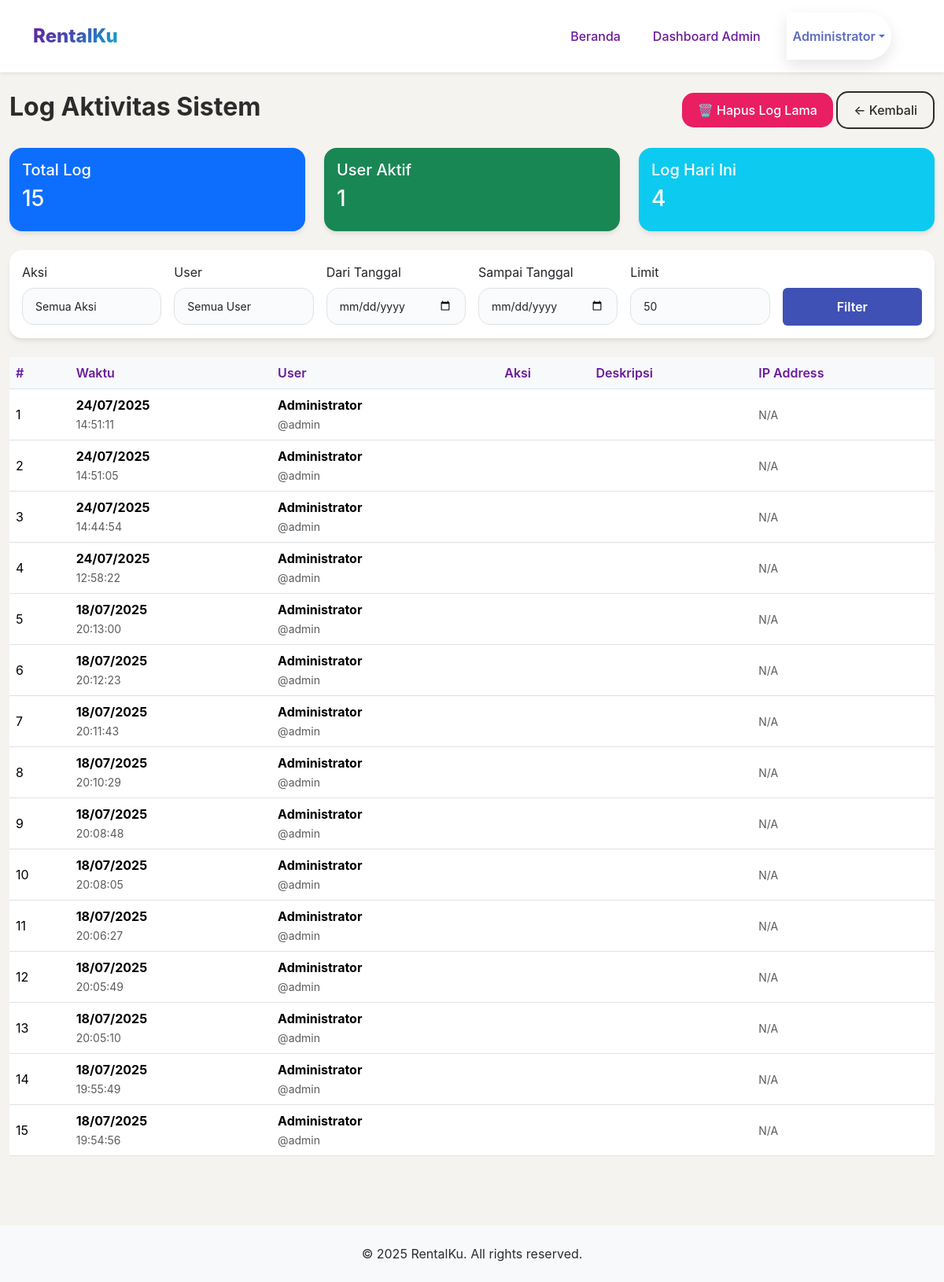
Screenshot of /admin/logs/index.php (signed in) with the database file from the repository.
### tables this page shows
CREATE TABLE `logs` (
  `id` int(10) UNSIGNED NOT NULL,
  `user_id` int(10) UNSIGNED DEFAULT NULL,
  `activity` text DEFAULT NULL,
  `created_at` timestamp NOT NULL DEFAULT current_timestamp()
);

CREATE TABLE `users` (
  `id` int(10) UNSIGNED NOT NULL,
  `username` varchar(50) NOT NULL,
  `password` varchar(50) NOT NULL,
  `full_name` varchar(100) NOT NULL,
  `email` varchar(100) DEFAULT NULL,
  `phone` varchar(20) DEFAULT NULL,
  `role_id` int(10) UNSIGNED NOT NULL,
  `created_at` timestamp NOT NULL DEFAULT current_timestamp()
);

### includes/functions.php (called while the page is built, shortened)
<?php
function h(?string $str): string
{
    if ($str === null || $str === '') return '';
    static $cache = [];
    $key = md5($str);
    if (!isset($cache[$key])) {
        $cache[$key] = htmlspecialchars($str, ENT_QUOTES, 'UTF-8');
    }
    return $cache[$key];
}

### admin/logs/index.php (the view, shortened to what this page needs)
<?php
require_once __DIR__.'/../../includes/db.php';
require_once __DIR__.'/../../includes/functions.php';
$date_from = $_GET['date_from'] ?? '';
$date_to = $_GET['date_to'] ?? '';
$limit = $_GET['limit'] ?? 50;
$sql = "SELECT l.*, u.full_name, u.username FROM logs l JOIN users u ON u.id = l.user_id";
$params = [];
$sql .= " ORDER BY l.created_at DESC LIMIT ?";
$params[] = (int)$limit;
$stmt = $pdo->prepare($sql);
$stmt->execute($params);
$logs = $stmt->fetchAll();
$users = $pdo->query("SELECT id, full_name FROM users ORDER BY full_name")->fetchAll();
$stats = $pdo->query("SELECT
    COUNT(*) as total_logs,
    COUNT(DISTINCT user_id) as active_users,
    COUNT(CASE WHEN DATE(created_at) = CURDATE() THEN 1 END) as today_logs
    FROM logs")->fetch();
include_once __DIR__.'/../../includes/header.php';
?>
<div class="container-fluid py-4">
    <div class="d-flex justify-content-between align-items-center mb-4">
        <h2 class="fw-bold">Log Aktivitas Sistem</h2>
        <div>
            <button class="btn btn-danger" onclick="clearLogs()">🗑️ Hapus Log Lama</button>
            <a href="../dashboard.php" class="btn btn-outline-secondary">← Kembali</a>
        </div>
    </div>
    <div class="row mb-4">
        <div class="col-md-4">
            <div class="card bg-primary text-white">
                <div class="card-body">
                    <h5>Total Log</h5>
                    <h3><?= number_format($stats['total_logs']) ?></h3>
                </div>
            </div>
        </div>
        <div class="col-md-4">
            <div class="card bg-success text-white">
                <div class="card-body">
                    <h5>User Aktif</h5>
                    <h3><?= number_format($stats['active_users']) ?></h3>
                </div>
            </div>
        </div>
        <div class="col-md-4">
            <div class="card bg-info text-white">
                <div class="card-body">
                    <h5>Log Hari Ini</h5>
                    <h3><?= number_format($stats['today_logs']) ?></h3>
                </div>
            </div>
        </div>
    </div>
    <div class="card mb-4">
        <div class="card-body">
            <form method="GET" class="row g-3">
                <div class="col-md-2">
                    <label class="form-label">Aksi</label>
                    <select name="action" class="form-select">
                        <option value="">Semua Aksi</option>
                    </select>
                </div>
                <div class="col-md-2">
                    <label class="form-label">User</label>
                    <select name="user" class="form-select">
                        <option value="">Semua User</option>
                    </select>
                </div>
                <div class="col-md-2">
                    <label class="form-label">Dari Tanggal</label>
                    <input type="date" name="date_from" class="form-control" value="<?= h($date_from) ?>">
                </div>
                <div class="col-md-2">
                    <label class="form-label">Sampai Tanggal</label>
                    <input type="date" name="date_to" class="form-control" value="<?= h($date_to) ?>">
                </div>
                <div class="col-md-2">
                    <label class="form-label">Limit</label>
                    <select name="limit" class="form-select">
                        <option value="50" <?= $limit == 50 ? 'selected' : '' ?>>50</option>
                    </select>
                </div>
                <div class="col-md-2">
                    <label class="form-label">&nbsp;</label>
                    <button type="submit" class="btn btn-primary w-100">Filter</button>
                </div>
            </form>
        </div>
    </div>
    <div class="table-responsive">
        <table class="table table-hover align-middle">
            <thead class="table-light">
                <tr>
                    <th>#</th>
                    <th>Waktu</th>
                    <th>User</th>
                    <th>Aksi</th>
                    <th>Deskripsi</th>
                    <th>IP Address</th>
                </tr>
            </thead>
            <tbody>
                <?php if(empty($logs)): ?>
                    <tr>
                        <td colspan="6" class="text-center py-4">
                            <div class="text-muted">Tidak ada log aktivitas</div>
                        </td>
                    </tr>
                <?php else: ?>
                    <?php foreach ($logs as $i => $log): ?>
                    <tr>
                        <td><?= $i + 1 ?></td>
                        <td>
                            <div class="fw-bold"><?= date('d/m/Y', strtotime($log['created_at'])) ?></div>
                            <small class="text-muted"><?= date('H:i:s', strtotime($log['created_at'])) ?></small>
                        </td>
                        <td>
                            <div class="fw-bold"><?= h($log['full_name']) ?></div>
                            <small class="text-muted">@<?= h($log['username']) ?></small>
                        </td>
                        <td>
                        </td>
                        <td><?= h($log['description']) ?></td>
                        <td>
                            <small class="text-muted"><?= h($log['ip_address'] ?? 'N/A') ?></small>
                        </td>
                    </tr>
                    <?php endforeach; ?>
                <?php endif; ?>
            </tbody>
        </table>
    </div>
</div>
<?php include_once __DIR__.'/../../includes/footer.php'; ?>

### assets/css/style.css (style rules this page uses)
:root { --elegant-cream: #f5f3ef; --elegant-navy: #1f2937; --elegant-sand: #c6a477; --elegant-olive: #748067; --elegant-charcoal: #2c2c2c; --elegant-muted: #7a7a7a; --pure-white: #ffffff; --soft-gray: #f8f9fa; --warm-sand: #b08b59; --muted-red: #a85a52; --medium-gray: #6c757d; --dark-text: #2c2c2c; --light-text: #7a7a7a; --border-color: #e0e0e0; --gradient-main: linear-gradient( 135deg, var(--vibrant-purple) 0%, var(--vibrant-blue) 50%, var(--vibrant-cyan) 100% ); --gradient-reverse: linear-gradient( 135deg, var(--vibrant-cyan) 0%, var(--vibrant-blue) 50%, var(--vibrant-purple) 100% ); --gradient-soft: linear-gradient( 135deg, rgba(106, 27, 154, 0.1) 0%, rgba(63, 81, 181, 0.1) 50%, rgba(0, 188, 212, 0.1) 100% ); --gradient-card: linear-gradient( 145deg, rgba(255, 255, 255, 0.9) 0%, rgba(248, 249, 250, 0.8) 100% ); --shadow-premium: 0 25px 70px -15px rgba(106, 27, 154, 0.3); --shadow-float: 0 35px 80px -15px rgba(106, 27, 154, 0.4); --shadow-card: 0 15px 35px rgba(106, 27, 154, 0.1); --shadow-button: 0 10px 25px rgba(106, 27, 154, 0.2); --glass-bg: rgba(255, 255, 255, 0.15); --glass-border: rgba(255, 255, 255, 0.2); --glass-backdrop: blur(25px); }
body { font-family: "Poppins", "Inter", -apple-system, BlinkMacSystemFont, sans-serif !important; background-color: var(--elegant-cream) !important; color: var(--elegant-charcoal) !important; font-weight: 400; }
.table thead th { border-bottom: 2px solid #e9ecef; }
::placeholder { color: #999; font-style: italic; }
.card { border: none; border-radius: 20px; box-shadow: 0 8px 30px rgba(107, 70, 193, 0.1); transition: all 0.3s cubic-bezier(0.4, 0, 0.2, 1); backdrop-filter: blur(10px); background: rgba(255, 255, 255, 0.95); }
.btn { border-radius: 15px; font-weight: 500; padding: 10px 20px; transition: all 0.3s cubic-bezier(0.4, 0, 0.2, 1); border: 2px solid transparent; }
.btn-outline-secondary { border-color: var(--accent-cyan); color: var(--accent-cyan); }
.form-control, .form-select { border: 2px solid #e5e7eb; border-radius: 15px; padding: 12px 16px; font-size: 14px; transition: all 0.3s cubic-bezier(0.4, 0, 0.2, 1); background: rgba(248, 250, 252, 0.8); }
.light-theme { --bg-primary: #ffffff; --bg-secondary: #f8f9fa; --text-primary: #1f2937; --text-secondary: #6b7280; --border-color: #e5e7eb; }

### assets/css/admin-modern.css (style rules this page uses)
:root { --background-navy: #6a1b9a; --card-gray: #f8f9fa; --text-charcoal: #6a1b9a; --success-emerald: #00bcd4; --info-royal: #3f51b5; --warning-orange: #3f51b5; --error-red: #e91e63; --pure-white: #ffffff; --elegant-cream: #f5f3ef; --elegant-muted: #00bcd4; --gradient-primary: linear-gradient( 135deg, #6a1b9a 0%, #3f51b5 50%, #00bcd4 100% ); --gradient-secondary: linear-gradient(45deg, #00bcd4 0%, #b2ebf2 100%); --shadow-default: 0 4px 8px rgba(106, 27, 154, 0.2); --shadow-hover: 0 8px 16px rgba(106, 27, 154, 0.3); }
.table { background: var(--pure-white); }
.table thead th { background: var(--card-gray); color: var(--text-charcoal); font-weight: 600; border-bottom: 1px solid #dee2e6; }
.form-control { border: 1px solid #dee2e6; }
.form-select { border: 1px solid #dee2e6; }
.container-fluid { background-color: var(--elegant-cream) !important; }
.btn-primary { background: var(--info-royal); border: none; color: white; font-weight: 600; padding: 12px 25px; border-radius: 6px; transition: all 0.3s; }
.btn-danger { background: var(--error-red); border: none; color: white; }

### includes/header.php (style rules this page uses)
body { font-family: 'Inter', -apple-system, sans-serif; }
.card { border-radius: 16px !important; box-shadow: 0 4px 6px -1px rgb(0 0 0 / 0.1) !important; transition: all 0.3s ease !important; border: none !important; }

### rows the page displays
logs: created_at "24/07/2025", created_at "14:51:11", user.full_name "Administrator", user.username "admin", ip_address "N/A"
logs: created_at "24/07/2025", created_at "14:51:05", user.full_name "Administrator", user.username "admin", ip_address "N/A"
logs: created_at "24/07/2025", created_at "14:44:54", user.full_name "Administrator", user.username "admin", ip_address "N/A"
logs: created_at "24/07/2025", created_at "12:58:22", user.full_name "Administrator", user.username "admin", ip_address "N/A"
logs: created_at "18/07/2025", created_at "20:13:00", user.full_name "Administrator", user.username "admin", ip_address "N/A"
logs: created_at "18/07/2025", created_at "20:12:23", user.full_name "Administrator", user.username "admin", ip_address "N/A"
logs: created_at "18/07/2025", created_at "20:11:43", user.full_name "Administrator", user.username "admin", ip_address "N/A"
logs: created_at "18/07/2025", created_at "20:10:29", user.full_name "Administrator", user.username "admin", ip_address "N/A"
logs: created_at "18/07/2025", created_at "20:08:48", user.full_name "Administrator", user.username "admin", ip_address "N/A"
logs: created_at "18/07/2025", created_at "20:08:05", user.full_name "Administrator", user.username "admin", ip_address "N/A"
logs: created_at "18/07/2025", created_at "20:06:27", user.full_name "Administrator", user.username "admin", ip_address "N/A"
logs: created_at "18/07/2025", created_at "20:05:49", user.full_name "Administrator", user.username "admin", ip_address "N/A"
logs: created_at "18/07/2025", created_at "20:05:10", user.full_name "Administrator", user.username "admin", ip_address "N/A"
logs: created_at "18/07/2025", created_at "19:55:49", user.full_name "Administrator", user.username "admin", ip_address "N/A"
logs: created_at "18/07/2025", created_at "19:54:56", user.full_name "Administrator", user.username "admin", ip_address "N/A"

### other values shown
$_SESSION['user']['name'] "Administrator"
$stats['total_logs'] "15"
$stats['active_users'] "1"
$stats['today_logs'] "4"
